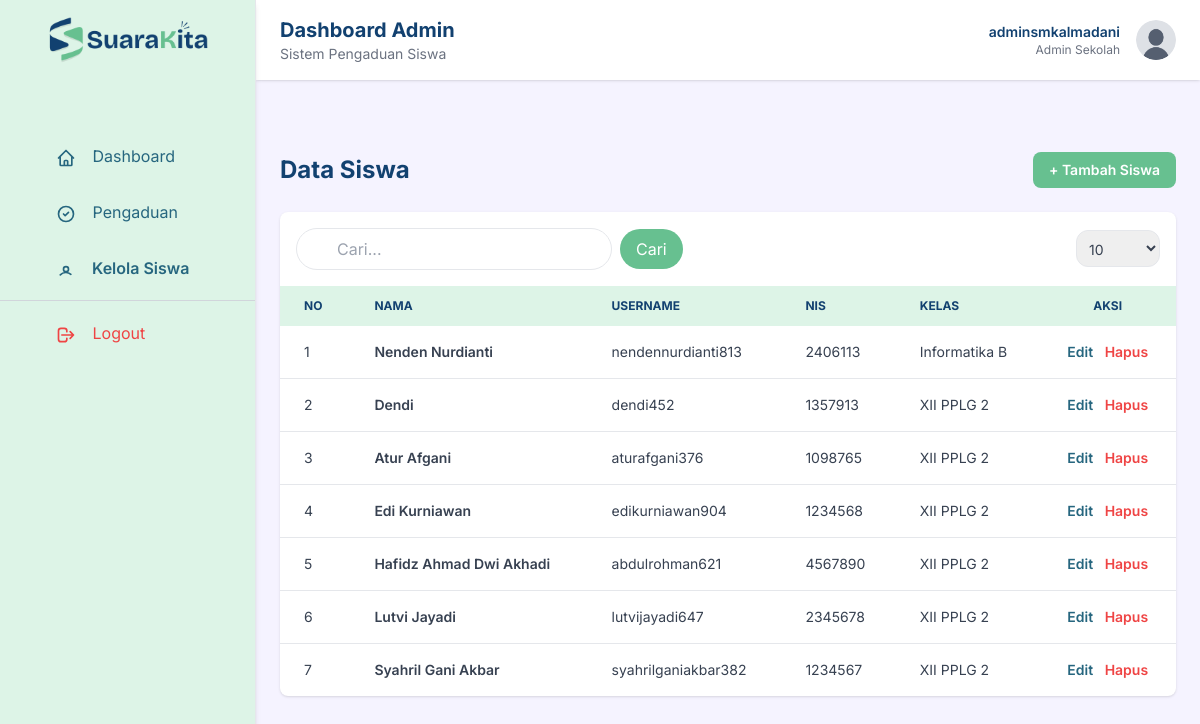
Page /admin/kelola_siswa.php (signed in) on the committed database.
### tables this page shows
CREATE TABLE `users` (
  `id` int(11) NOT NULL,
  `sekolah_id` int(11) NOT NULL,
  `username` varchar(50) NOT NULL,
  `password` varchar(100) NOT NULL,
  `level` enum('admin','siswa') NOT NULL,
  `nama` varchar(100) DEFAULT NULL,
  `nis` varchar(20) DEFAULT NULL,
  `kelas` varchar(20) DEFAULT NULL
);

### admin/kelola_siswa.php (the view, shortened to what this page needs)
<?php
include '../config.php';
$sekolah_id = $_SESSION['sekolah_id'];
?>
<!DOCTYPE html>
<html lang="id">
<head>
    <script src="https://cdn.tailwindcss.com"></script>
</head>
<body class="bg-violet-50">
<?php include 'partials/sidebar.php'; ?>
<main class="ml-64 min-h-screen">
    <?php include 'partials/header.php'; ?>
    <section class="p-6 mt-20">
        <div class="flex justify-between items-center mb-6">
            <h1 class="text-2xl font-bold text-navy">Data Siswa</h1>
            <a href="tambah_siswa.php"
               class="bg-green text-white px-4 py-2 rounded-lg text-sm font-semibold hover:bg-teal transition">
                + Tambah Siswa
            </a>
        </div>
        <div class="bg-white shadow rounded-lg overflow-hidden">
            <?php
            $keyword = isset($_GET['q']) ? trim($_GET['q']) : '';
            $perPageOptions = [10, 20, 50, 100];
            $perPage = isset($_GET['per_page']) && in_array((int)$_GET['per_page'], $perPageOptions) ? (int)$_GET['per_page'] : 10;
            $page = isset($_GET['page']) && (int)$_GET['page'] > 0 ? (int)$_GET['page'] : 1;
            $offset = ($page - 1) * $perPage;
            $where = "WHERE level='siswa' AND sekolah_id='$sekolah_id'";
            $query = mysqli_query($config, "
                SELECT * FROM users
                $where
                ORDER BY id DESC
                LIMIT $perPage OFFSET $offset
            ");
            ?>
        <form method="get" class="flex flex-wrap gap-2 items-baseline p-4">
            <input type="text" name="q" value="<?= htmlspecialchars($keyword) ?>" placeholder="Cari..."
                class="border rounded-full px-10 py-2 focus:outline-none focus:ring-2 focus:ring-mint" />
            <button type="submit" class="bg-green text-white px-4 py-2 rounded-full hover:bg-teal">Cari</button>
            <label class="ml-auto flex items-end gap-2 text-sm text-gray-700">
                <select name="per_page" onchange="this.form.submit()" class="border rounded-xl px-2 py-2">
                    <?php foreach ($perPageOptions as $opt): ?>
                        <option value="<?= $opt ?>" <?= $perPage == $opt ? 'selected' : '' ?>><?= $opt ?></option>
                    <?php endforeach; ?>
                </select>
            </label>
        </form>
            <table class="min-w-full text-sm text-gray-700">
                <thead class="bg-mint text-navy uppercase text-xs">
                    <tr>
                        <th class="px-6 py-3 text-left">No</th>
                        <th class="px-6 py-3 text-left">Nama</th>
                        <th class="px-6 py-3 text-left">Username</th>
                        <th class="px-6 py-3 text-left">NIS</th>
                        <th class="px-6 py-3 text-left">Kelas</th>
                        <th class="px-6 py-3 text-center">Aksi</th>
                    </tr>
                </thead>
                <tbody class="divide-y">
                    <?php $no = 1; ?>
                    <?php while ($row = mysqli_fetch_assoc($query)) : ?>
                    <tr class="hover:bg-gray-50">
                        <td class="px-6 py-4"><?= $no++; ?></td>
                        <td class="px-6 py-4 font-semibold"><?= htmlspecialchars($row['nama']); ?></td>
                        <td class="px-6 py-4"><?= htmlspecialchars($row['username']); ?></td>
                        <td class="px-6 py-4"><?= htmlspecialchars($row['nis']); ?></td>
                        <td class="px-6 py-4"><?= htmlspecialchars($row['kelas']); ?></td>
                        <td class="px-6 py-4 text-center space-x-2">
                            <a href="edit_siswa.php?id=<?= $row['id']; ?>"
                               class="text-teal font-semibold hover:underline">
                                Edit
                            </a>
                            <a href="hapus_siswa.php?id=<?= $row['id']; ?>"
                               onclick="return confirm('Yakin hapus siswa ini?')"
                               class="text-red-500 font-semibold hover:underline">
                                Hapus
                            </a>
                        </td>
                    </tr>
                    <?php endwhile; ?>
                </tbody>
            </table>

### admin/kelola_siswa.php (style rules this page uses)
html, body { font-family: 'Inter', ui-sans-serif, system-ui, -apple-system, BlinkMacSystemFont, "Segoe UI", Roboto, "Helvetica Neue", Arial, "Noto Sans", sans-serif; }

### rows in the picture
users: nama "Nenden Nurdianti", username "nendennurdianti813", nis "2406113", kelas "Informatika B"
users: nama "Dendi", username "dendi452", nis "1357913", kelas "XII PPLG 2"
users: nama "Atur Afgani", username "aturafgani376", nis "1098765", kelas "XII PPLG 2"
users: nama "Edi Kurniawan", username "edikurniawan904", nis "1234568", kelas "XII PPLG 2"
users: nama "Hafidz Ahmad Dwi Akhadi", username "abdulrohman621", nis "4567890", kelas "XII PPLG 2"
users: nama "Lutvi Jayadi", username "lutvijayadi647", nis "2345678", kelas "XII PPLG 2"
users: nama "Syahril Gani Akbar", username "syahrilganiakbar382", nis "1234567", kelas "XII PPLG 2"

### other values in the picture
$_SESSION['admin_username'] "adminsmkalmadani"
$adminUsername "adminsmkalmadani"
form field per_page "10"
